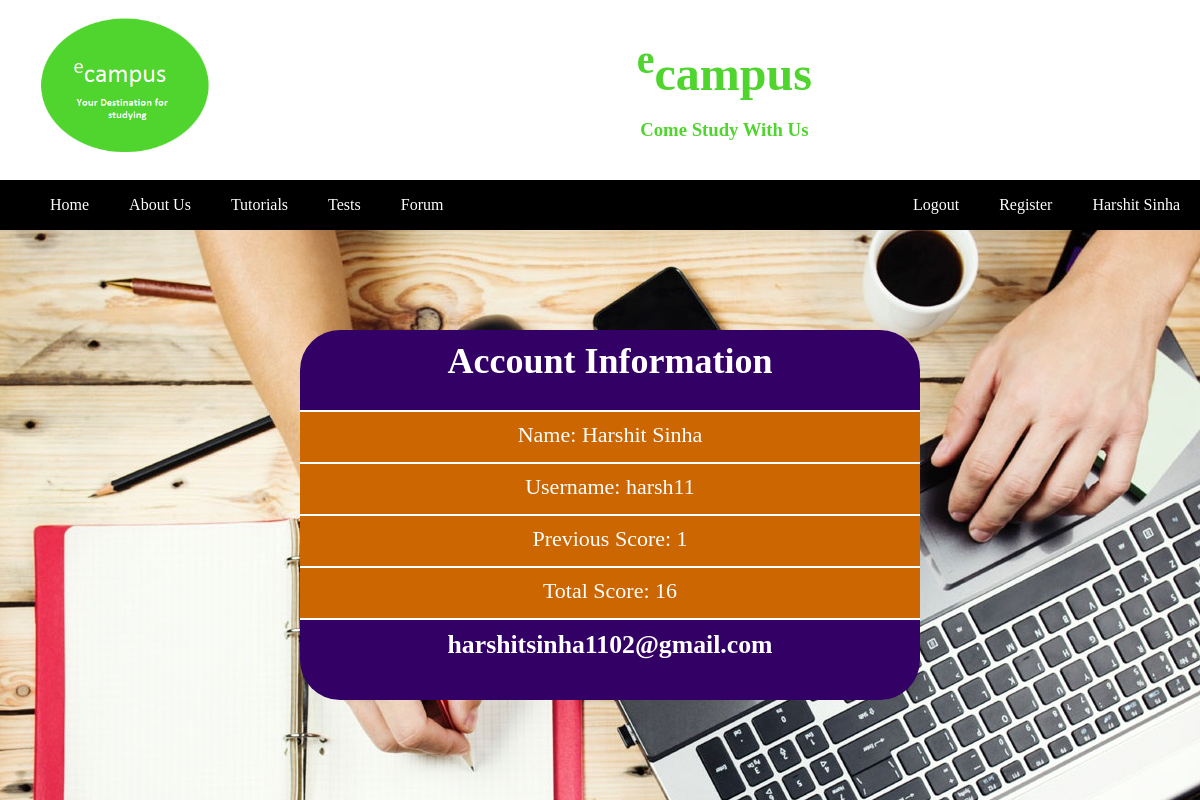
The app's page /account.php (signed in) with its own data.
### tables this page shows
CREATE TABLE `user` (
  `ID` int(10) NOT NULL,
  `Name` varchar(30) NOT NULL,
  `Address` varchar(100) NOT NULL,
  `Contact` int(11) NOT NULL,
  `Email` varchar(30) NOT NULL,
  `Username` varchar(30) NOT NULL,
  `Password` varchar(60) NOT NULL
);

CREATE TABLE `score` (
  `ID` int(10) NOT NULL,
  `Email` varchar(30) NOT NULL,
  `Previous` int(10) NOT NULL,
  `Total` int(10) NOT NULL
);

### account.php (the view, shortened to what this page needs)
<head>
<link rel="stylesheet" href="css/header.css" type="text/css" />
<link rel="stylesheet" href="css/account.css" type="text/css" />
</head>
<?php
include('header.php');
$email=$_SESSION['sess'];
$data=mysql_query("select * from user where Email='$email'");
$data1=mysql_query("select * from score where Email='$email'");
while($row=mysql_fetch_row($data))
{
	$name=$row[1];
	$user=$row[5];
}
while($row=mysql_fetch_row($data1))
{
	$prev=$row[2];
	$total=$row[3];
}
?>
<div class="account_page">
<div class="account_container">
<div class="account_head">
<center><h1>Account Information</h1></center>
</div>
<div class="horiz">
Name: <?php echo " $name";?>
</div>
<div class="horiz">
Username: <?php echo " $user";?>
</div>
<div class="horiz">
Previous Score: <?php echo " $prev";?>
</div>
<div class="horiz">
Total Score: <?php echo " $total";?>
</div>
<div class="account_foot">
<center><h3><?php echo " $email";?></h3></center>
</div>
</div>
</div>

### header.php (shortened to what this page needs)
<?php
$name="My Account";
if(isset($_SESSION['sess']))
{
	$email=$_SESSION['sess'];
	$data=mysql_query("select * from user where Email='$email'");
	while($row=mysql_fetch_row($data))
	{
		$name=$row[1];
	}
}
else
{
	$log="Login";
	$link="login.php";
	$name="My Account";
}
?>
<div class="header">
<a href="index.php"><img class="logo" src="images/logo.png" height="200px" onMouseOver="hover_logo(this)" onMouseOut="out_logo(this)"></a>
<br><br>
<h1><span class="heading"><sup>e</sup>campus</span></h1>
<br>
<h3><span class="subheading">Come Study With Us</span></h3>
</div>
<div class="menu">
<div class="navigation1">
<ul>
<a href="index.php"><li>Home</li></a>
<a href="about.php"><li>About Us</li></a>
<li>Tutorials
</li>
<a href="take_test.php"><li>Tests</li></a>
<a href="main_forum.php"><li>Forum</li></a>
</ul>
<div class="navigation2">
<ul>
<a href="register.php"><li>Register</li></a>
<a href="account.php"><li><?php echo $name ?></li></a>
</ul>
</div>
</div>
</div>

### css/header.css (style rules this page uses)
* { padding:0px; margin:0px; }
a { text-decoration:none; color:#fff; }
.header { width:100%; float:left; text-align:center; color:#50D52; }
.logo { height:150px; margin:10 30 20 30; float:left; }
.heading { width:500px; color:#50D52F; font-size:150%; }
.subheading { color:#50D52F; }
.menu { height:50px; width:100%; background:#000; float:left; }
li { text-decoration:none; }
.navigation1 { height:50px; margin-left:30px; }
.navigation1 ul li { float:left; display:block; padding:16 20; background:#000; color:#FFF; }
.navigation2 { float:right; height:50px; }
.navigation2 ul li { float:left; display:block; padding:16 20; background:#000; color:#FFF; }

### css/account.css (style rules this page uses)
.account_page { width:100%; float:left; background-image:url('../images/back5.jpg'); }
.account_container { width:50%; margin-top:100px; margin-left:auto; margin-bottom:100px; margin-right:auto; }
.account_head { width:100%; height:60px; padding:10px; color:white; background-color:#306; border-bottom:1px solid white; border-top-left-radius:40px; border-top-right-radius:40px; font-size:large; }
.horiz { width:100%; height:30px; padding:10px; background-color:#C60; border-top:1px solid white; border-bottom:1px solid white; color:white; font-size:22px; text-align:center; }
.account_foot { width:100%; height:60px; padding:10px; color:white; border-top:1px solid white; border-bottom-left-radius:40px; border-bottom-right-radius:40px; background-color:#306; font-size:22px; }

### records on screen
user: Name "Harshit Sinha", Username "harsh11"
score: Previous "1", Total "16"

### other values on screen
$email "harshitsinha1102@gmail.com"
